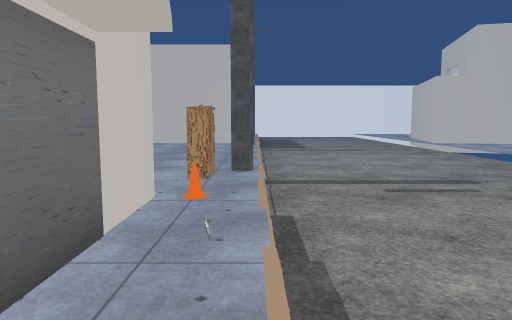
View 1 (above)

24 first-person views from a walk through a 3-D level made in the Unity game engine. The camera is 1.2 m above the floor, tilts 6° down and sees 70° across. The floor is counted in squares, 1 m on a side. Each view is taken from the middle of a square. On the plan, view 1 faces up. The plan holds only what a view shows up to about 15 squares ahead; the rest is blank. The place goes on beyond the plan. The player character is not drawn. Some animated figures are not drawn. Some surface patterns are stand-ins.

View 2
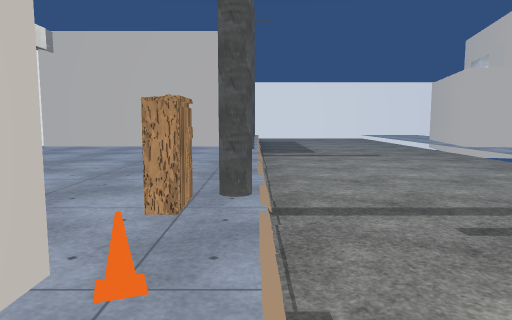

View 3
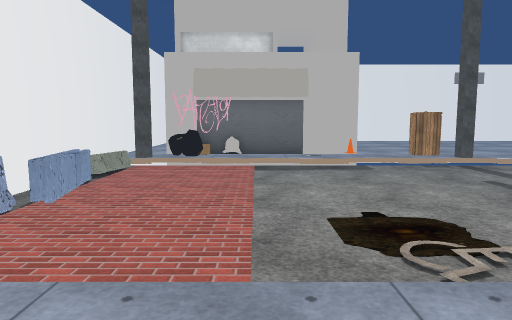

View 4
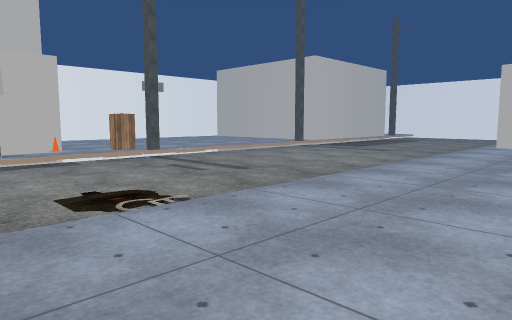

View 5
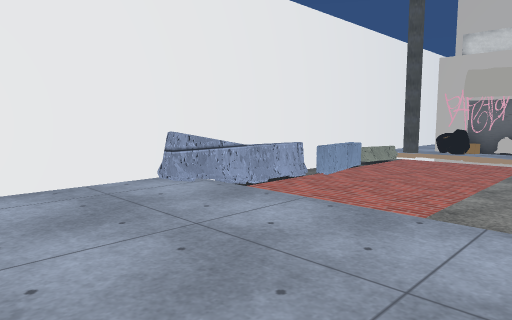

View 6
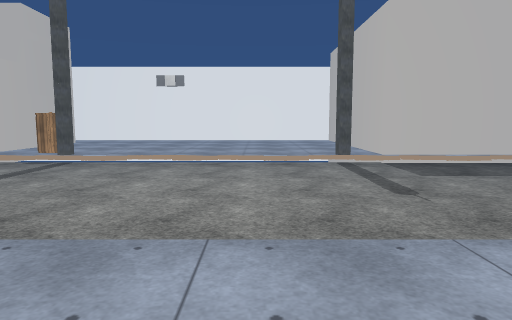

View 7
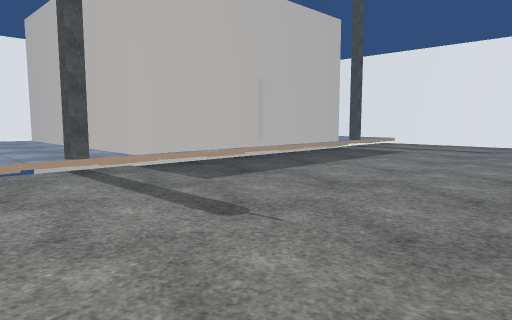

View 8
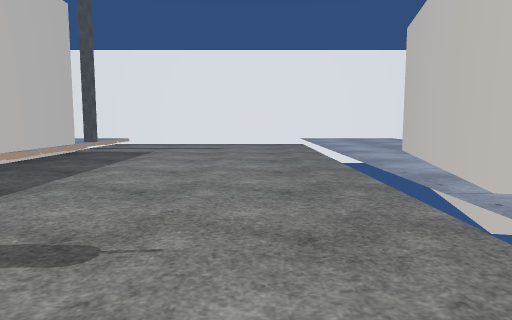

View 9
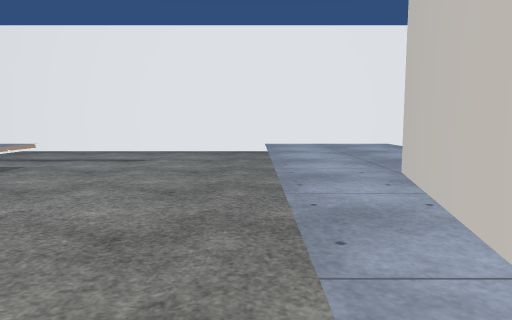

View 10
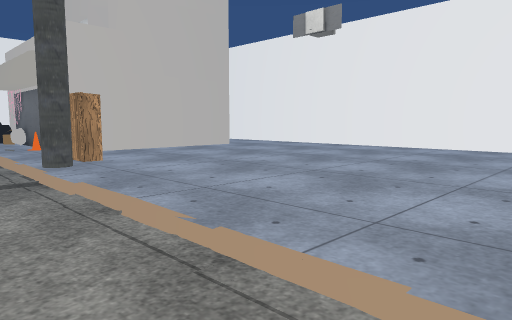

View 11
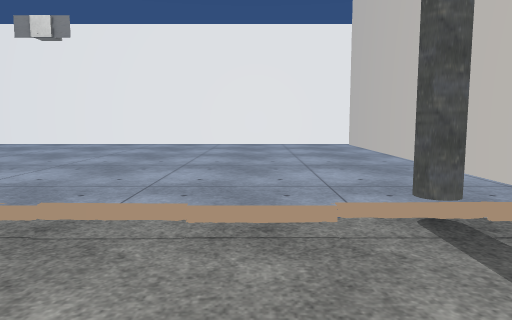

View 12
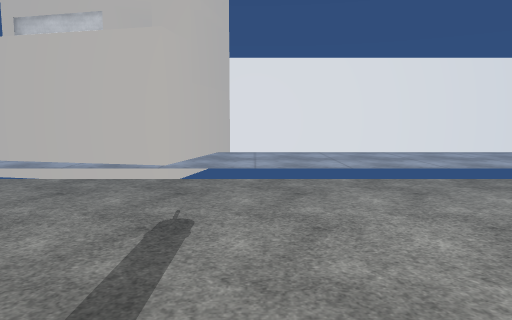

View 13
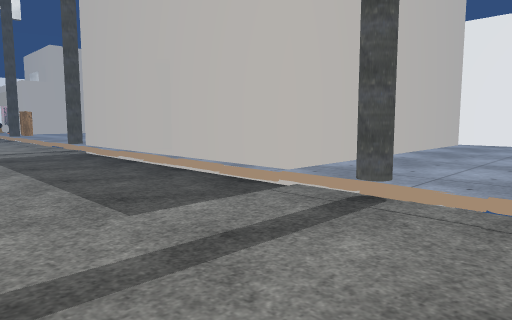

View 14
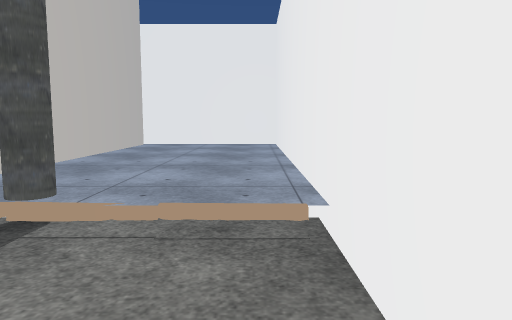

View 15
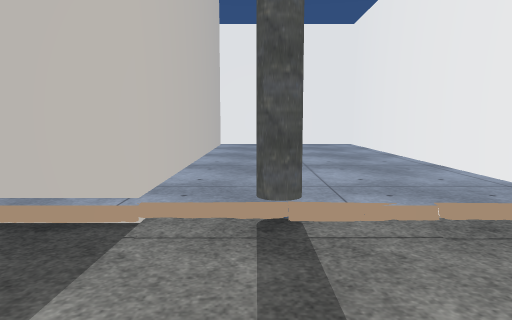

View 16
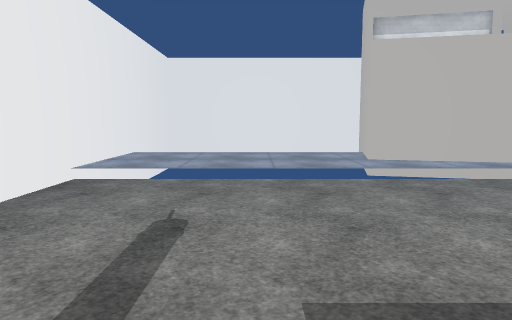

View 17
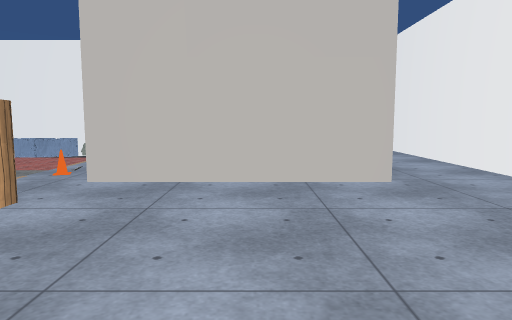

View 18
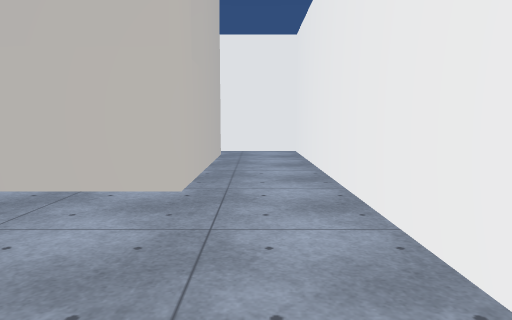

View 19
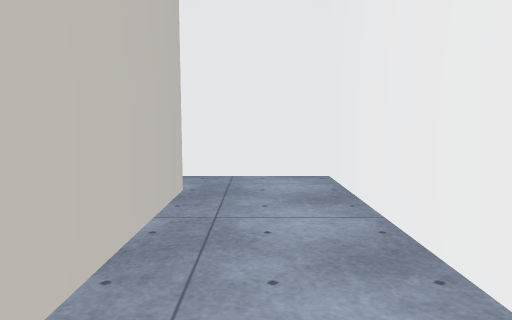

View 20
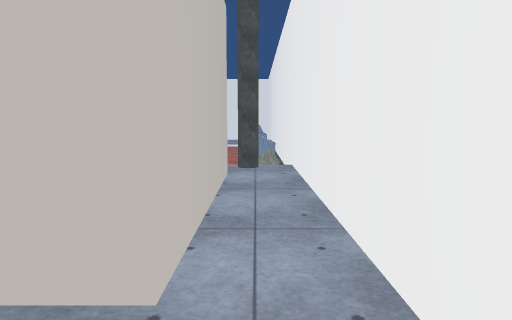

View 21
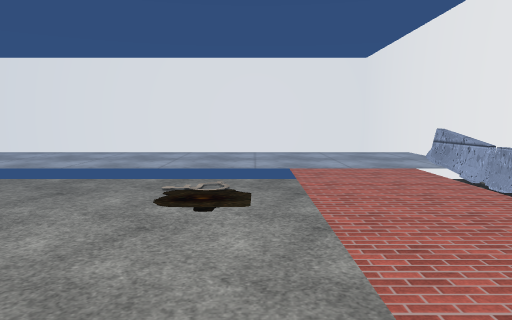

View 22
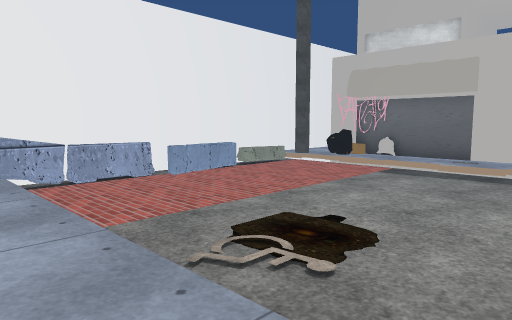

View 23
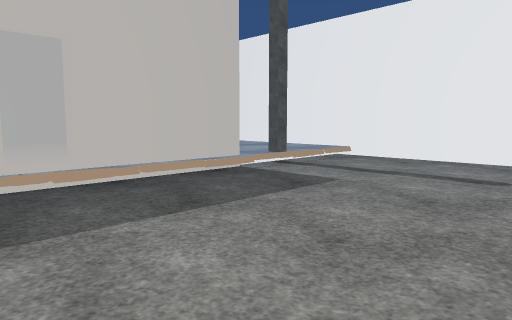

View 24
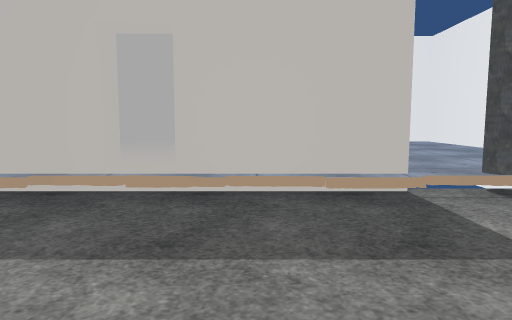

### Floor plan
Key: @ floor where view 1 was taken; # wall or solid block; . main floor; - floor 0.25 m lower than the main floor; / step, stairs or slope; B building; A barrier; O other object.
Columns run from 11 left of view 1 to 16 right of it. Each row starts with its distance up from view 1.
 36 ###########################
 35 #........../---------.....
 34 #........../---------.....
 33 #........../---------.....
 32 #..........#---------.....
 31 #........../---------.....
 30 #BBBBBBBBBBB---------.....
 29   B        B---------.....
 28   B        B---------.....
 27   B       BB---------..BBBB
 26            /---------.B
 25   B       BB---------.B
 24   B        B---------.B
 23   B        B---------.B
 22   B        B---------B B
 21 #BBBBBBBBBBB---------B BBBB
 20 #........../---------.BBBBB
 19 #..........#---------.....BB
 18 #........../---------.....
 17 #........../---------.....
 16 #........../---------.....
 15 #........../---------.....
 14 #........../---------.....
 13 #........../---------.....
 12 #........../---------.....
 11 #........../---------.....
 10 #........../---------.....
  9 #..........#---------.....
  8 #.........O/---------.....
  7 #........../---------.....
  6 #...BBBBBB./---------.....
  5 #..B    BB//---------.....
  4 #..BBBBBBB./---------.....
  3 #..B    BB./---------.....
  2 #..B     B./---------.....
  1 #..B     BO/---------.....
  0 #..B     BO@---------.....
 -1 #..BBBBBBBO/---------.....
 -2 #..........#AAAAAAAAAA....
 -3 ###########################

Positions as (right, up) in squares from view 1, and headings:
1: (0, 0), facing up
2: (0, 3), facing up
3: (12, 2), facing left
4: (14, 1), facing up-left
5: (14, 4), facing down-left
6: (13, 16), facing left
7: (9, 16), facing up-left
8: (7, 16), facing up
9: (9, 21), facing up
10: (2, 17), facing down-left
11: (4, 17), facing left
12: (0, 18), facing right
13: (5, 35), facing down-left
14: (4, 35), facing left
15: (4, 32), facing left
16: (0, 31), facing right
17: (-5, 13), facing down
18: (-9, 12), facing down
19: (-9, 5), facing down
20: (-10, -2), facing right
21: (0, 3), facing right
22: (11, 7), facing down-left
23: (7, 24), facing up-left
24: (6, 28), facing left
